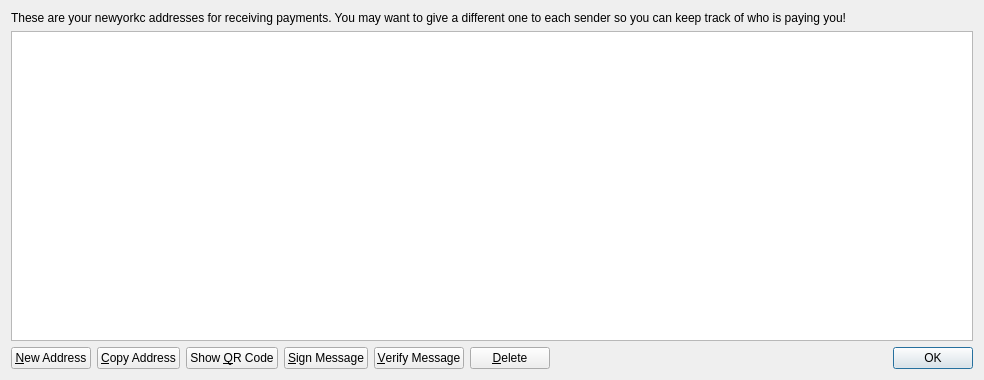
<?xml version="1.0" encoding="UTF-8"?>
<ui version="4.0">
 <class>AddressBookPage</class>
 <widget class="QWidget" name="AddressBookPage">
  <property name="geometry">
   <rect>
    <x>0</x>
    <y>0</y>
    <width>984</width>
    <height>380</height>
   </rect>
  </property>
  <property name="windowTitle">
   <string>Address Book</string>
  </property>
  <layout class="QVBoxLayout" name="verticalLayout">
   <item>
    <widget class="QLabel" name="labelExplanation">
     <property name="text">
      <string>These are your newyorkc addresses for receiving payments. You may want to give a different one to each sender so you can keep track of who is paying you!</string>
     </property>
     <property name="textFormat">
      <enum>Qt::PlainText</enum>
     </property>
     <property name="wordWrap">
      <bool>true</bool>
     </property>
    </widget>
   </item>
   <item>
    <widget class="QTableView" name="tableView">
     <property name="contextMenuPolicy">
      <enum>Qt::CustomContextMenu</enum>
     </property>
     <property name="toolTip">
      <string>Double-click to edit address or label</string>
     </property>
     <property name="tabKeyNavigation">
      <bool>false</bool>
     </property>
     <property name="alternatingRowColors">
      <bool>true</bool>
     </property>
     <property name="selectionMode">
      <enum>QAbstractItemView::SingleSelection</enum>
     </property>
     <property name="selectionBehavior">
      <enum>QAbstractItemView::SelectRows</enum>
     </property>
     <property name="sortingEnabled">
      <bool>true</bool>
     </property>
     <attribute name="verticalHeaderVisible">
      <bool>false</bool>
     </attribute>
    </widget>
   </item>
   <item>
    <layout class="QHBoxLayout" name="horizontalLayout">
     <item>
      <widget class="QPushButton" name="newAddressButton">
       <property name="toolTip">
        <string>Create a new address</string>
       </property>
       <property name="text">
        <string>&amp;New Address</string>
       </property>
      </widget>
     </item>
     <item>
      <widget class="QPushButton" name="copyToClipboard">
       <property name="toolTip">
        <string>Copy the currently selected address to the system clipboard</string>
       </property>
       <property name="text">
        <string>&amp;Copy Address</string>
       </property>
      </widget>
     </item>
     <item>
      <widget class="QPushButton" name="showQRCode">
       <property name="text">
        <string>Show &amp;QR Code</string>
       </property>
      </widget>
     </item>
     <item>
      <widget class="QPushButton" name="signMessage">
       <property name="toolTip">
        <string>Sign a message to prove you own a newyorkc address</string>
       </property>
       <property name="text">
        <string>&amp;Sign Message</string>
       </property>
      </widget>
     </item>
     <item>
      <widget class="QPushButton" name="verifyMessage">
       <property name="toolTip">
        <string>Verify a message to ensure it was signed with a specified newyorkc address</string>
       </property>
       <property name="text">
        <string>&amp;Verify Message</string>
       </property>
      </widget>
     </item>
     <item>
      <widget class="QPushButton" name="deleteButton">
       <property name="toolTip">
        <string>Delete the currently selected address from the list. Only sending addresses can be deleted.</string>
       </property>
       <property name="text">
        <string>&amp;Delete</string>
       </property>
      </widget>
     </item>
     <item>
      <spacer name="horizontalSpacer">
       <property name="orientation">
        <enum>Qt::Horizontal</enum>
       </property>
       <property name="sizeHint" stdset="0">
        <size>
         <width>40</width>
         <height>20</height>
        </size>
       </property>
      </spacer>
     </item>
     <item>
      <widget class="QDialogButtonBox" name="buttonBox">
       <property name="sizePolicy">
        <sizepolicy hsizetype="Maximum" vsizetype="Fixed">
         <horstretch>0</horstretch>
         <verstretch>0</verstretch>
        </sizepolicy>
       </property>
       <property name="standardButtons">
        <set>QDialogButtonBox::Ok</set>
       </property>
      </widget>
     </item>
    </layout>
   </item>
  </layout>
 </widget>
 <resources>
  <include location="../bitcoin.qrc"/>
 </resources>
 <connections/>
</ui>
